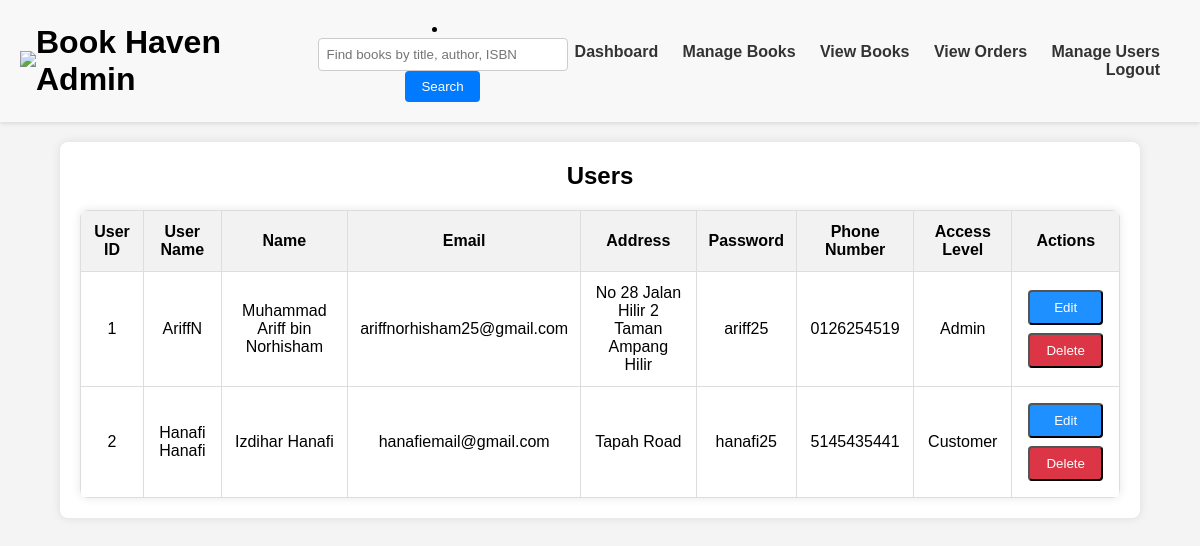
/adminUser.php, run on the app's committed database.
### tables this page shows
CREATE TABLE `users` (
  `user_id` int(11) NOT NULL,
  `user_username` varchar(100) NOT NULL,
  `user_email` varchar(100) NOT NULL,
  `user_password` varchar(100) NOT NULL,
  `user_address` varchar(100) NOT NULL,
  `user_phoneNo` varchar(100) NOT NULL,
  `user_fullname` varchar(100) NOT NULL,
  `user_al` varchar(255) NOT NULL
);

### adminUser.php (the view, shortened to what this page needs)
<!DOCTYPE html>
<html lang="en">
<head>
    <link rel="stylesheet" href="adminUser.css" />
</head>
<body>
    <header>
        <div id="top-header">
            <div id="logo"><img src="media/BH_Logo.png" /></div>
        </div>
        <h1>Book Haven Admin</h1>
        <li class="search-container">
            <form action="#">
                <input type="text" placeholder="Find books by title, author, ISBN" />
                <input type="submit" value="Search" />
            </form>
        </li>
        <nav>
            <ul>
                <li><a href="adminPage.php">Dashboard</a></li>
                <li><a href="adminManageBooks.php">Manage Books</a></li>
                <li><a href="adminViewBooks.php">View Books</a></li>
                <li><a href="adminViewOrders.php">View Orders</a></li>
                <li><a href="adminUser.php">Manage Users</a></li>
                <li><a href="index.php">Logout</a></li>
            </ul>
        </nav>
    </header>
    <?php
    include "dbConn.php";
    $sql = "SELECT * FROM users";
    $result = $conn->query($sql);
    ?>
    <div class="container">
        <h2>Users</h2>
        <table class="table">
            <thead>
                <tr>
                    <th>User ID</th>
                    <th>User Name</th>
                    <th>Name</th>
                    <th>Email</th>
                    <th>Address</th>
                    <th>Password</th>
                    <th>Phone Number</th>
                    <th>Access Level</th>
                    <th>Actions</th>
                </tr>
            </thead>
            <tbody>
                <?php
                if ($result->num_rows > 0) {
                    while ($row = $result->fetch_assoc()) {
                ?>
                        <tr>
                            <td><?php echo $row['user_id']; ?></td>
                            <td><?php echo $row['user_username']; ?></td>
                            <td><?php echo $row['user_fullname']; ?></td>
                            <td><?php echo $row['user_email']; ?></td>
                            <td><?php echo $row['user_address']; ?></td>
                            <td><?php echo $row['user_password']; ?></td>
                            <td><?php echo $row['user_phoneNo']; ?></td>
                            <td><?php echo $row['user_al']; ?></td>
                            <td>
                                <form action="adminUserEdit.php" method="get">
                                    <button type="submit" class="btn btn-info" name="edit">Edit</button>
                                </form>
                                <form action="adminUserDelete.php" method="get">
                                    <button type="submit" class="btn btn-danger" name="delete">Delete</button>
                                </form>
                            </td>
                        </tr>
                <?php
                    }
                }
                ?>
            </tbody>
        </table>
    </div>
</body>
</html>

### adminUser.css (style rules this page uses)
* { margin: 0; padding: 0; box-sizing: border-box; }
header { background-color: #f8f8f8; padding: 20px; box-shadow: 0 2px 4px rgba(0, 0, 0, 0.1); display: flex; align-items: center; justify-content: space-between; }
h1 { margin-right: 20px; }
#logo img { width: 100px; height: auto; }
.search-container { flex: 1; text-align: center; }
.search-container form { display: inline-block; }
.search-container input[type="text"] { padding: 8px; border-radius: 4px; border: 1px solid #ccc; width: 250px; }
.search-container input[type="submit"] { padding: 8px 16px; border-radius: 4px; border: none; background-color: #007bff; color: #fff; cursor: pointer; transition: background-color 0.3s ease; }
nav ul { list-style: none; text-align: right; }
nav ul li { display: inline; margin-right: 20px; }
nav ul li a { text-decoration: none; color: #333; font-weight: bold; transition: color 0.3s ease; }
body { font-family: Arial, sans-serif; background-color: #f4f4f4; margin: 0; padding: 0; }
.container { width: 90%; margin: 20px auto; background-color: #fff; border-radius: 8px; box-shadow: 0 0 10px rgba(0, 0, 0, 0.1); padding: 20px; }
h2 { text-align: center; margin-bottom: 20px; }
.table { width: 100%; border-collapse: collapse; margin-top: 20px; border-radius: 8px; overflow: hidden; box-shadow: 0 0 10px rgba(0, 0, 0, 0.1); }
.table th, .table td { border: 1px solid #ddd; padding: 12px; text-align: center; }
.table th { background-color: #f2f2f2; }
.table td form { display: flex; justify-content: space-around; align-items: center; }
.table button { flex: 1; margin: 4px; padding: 8px 16px; text-decoration: none; border-radius: 4px; text-align: center; cursor: pointer; transition: all 0.3s ease; }
.btn-info { background-color: dodgerblue; color: #fff; }
.btn-danger { background-color: #dc3545; color: #fff; }

### data on the page
users: user_id "1", user_username "AriffN", user_fullname "Muhammad Ariff bin Norhisham", user_email "ariffnorhisham25@gmail.com", user_address "No 28 Jalan Hilir 2 Taman Ampang Hilir", user_password "ariff25", user_phoneNo "0126254519", user_al "Admin"
users: user_id "2", user_username "Hanafi Hanafi", user_fullname "Izdihar Hanafi", user_email "hanafiemail@gmail.com", user_address "Tapah Road", user_password "hanafi25", user_phoneNo "5145435441", user_al "Customer"
